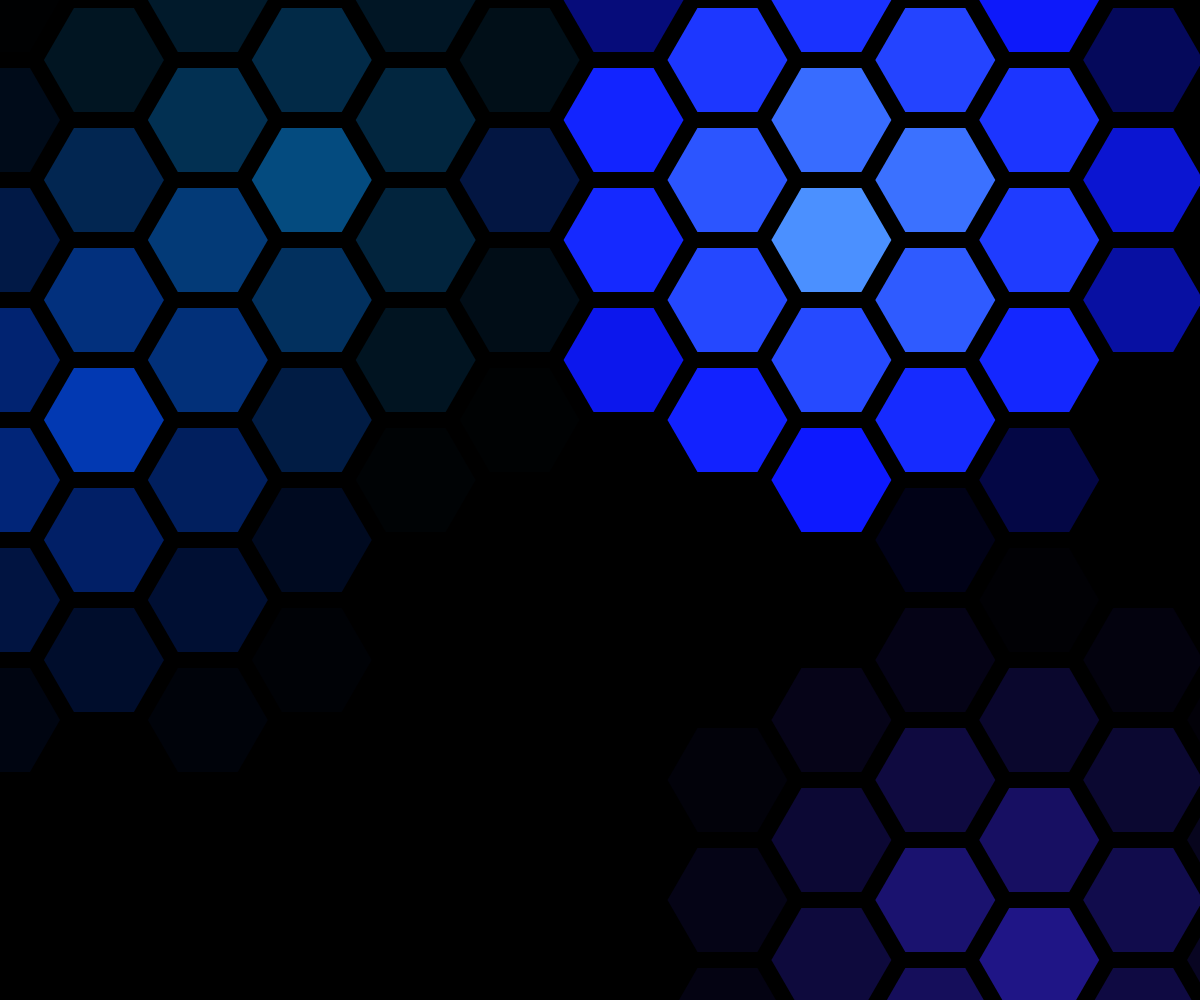
Frame 1 (no input)
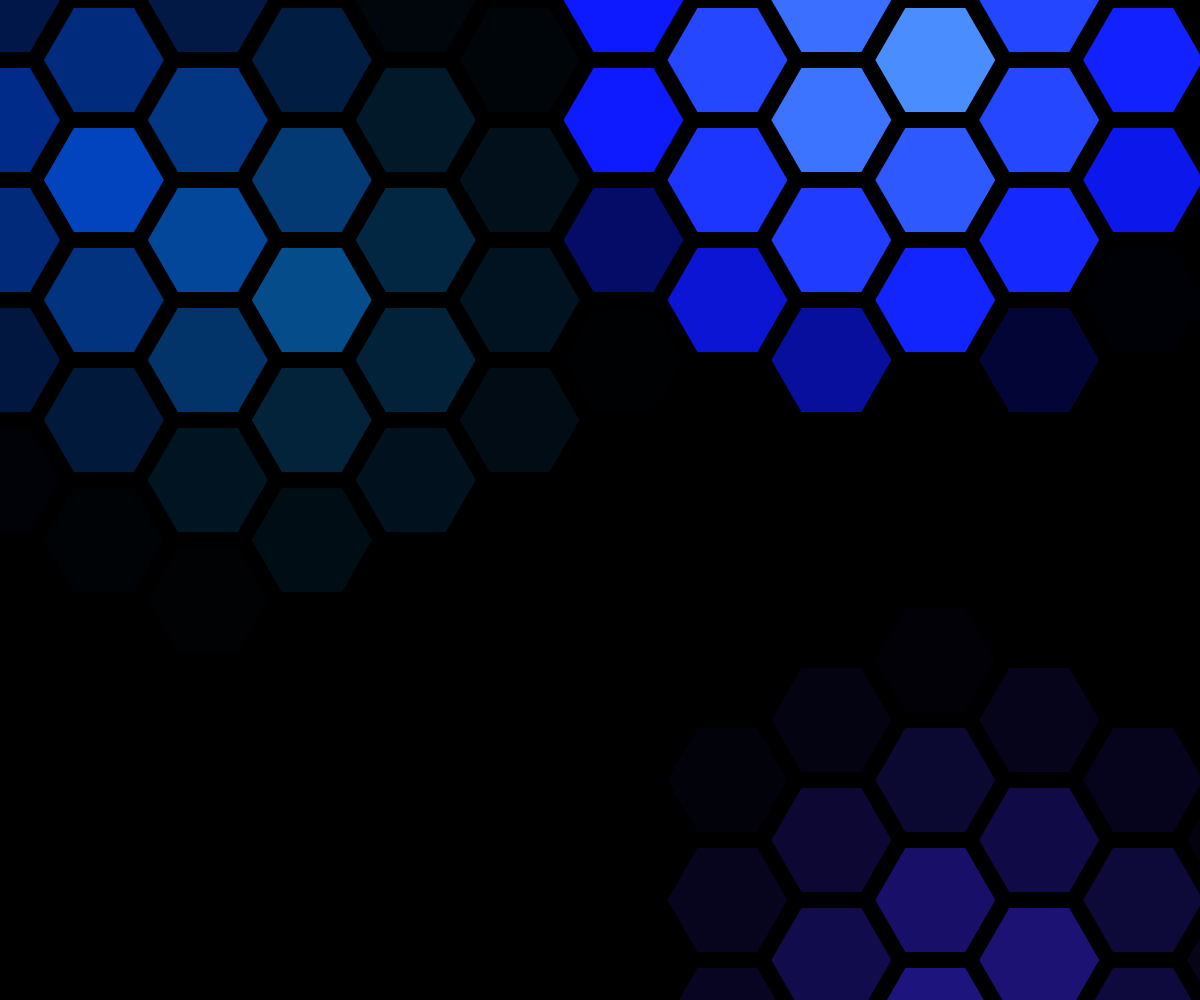
Frame 60 (no input)
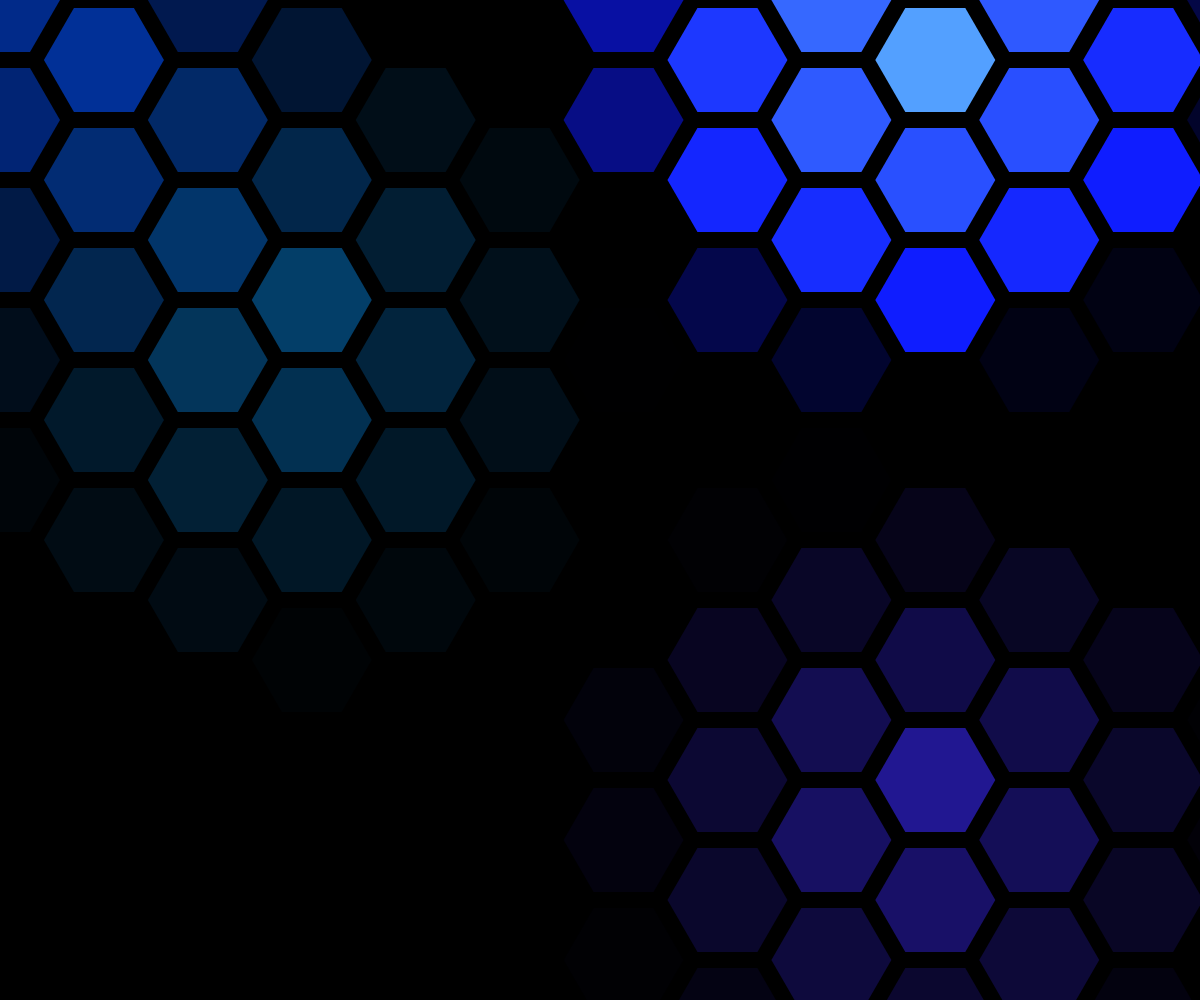
Frame 120 (the mouse pressed at the canvas centre since frame 60)

The p5.js sketch that drew these frames (run headless with seeded random() and noise() and a simulated clock; from frame 60 on, the mouse is pressed at the canvas centre):

// p5.js sketch
// ── sketch.js
const DEBUG = false;

const firstConfig = new Config({
  aperture: 1 / 5,
  background: "black",
  colors: [
    new FColor(128, 0, 0),
    new FColor(0, 256, 0),
    new FColor(100, 100, 100),
    new FColor(240, 3, 252),
    new FColor(240, 3, 252),
    new FColor(240, 3, 252),
  ],
  feather: 2 / 9,
  hexColor: new FColor(0, 10, 0),
  hexSize: 50,
  movementMode: MovementMode.WRAP_WITH_MARGIN,
  pointSpreadFactors: { x: 1, y: 1 },
});
const bounceConfig = new Config({
  aperture: 2 / 20,
  background: new FColor(0, 0, 0),
  colors: [
    new FColor(60, 237, 57),
    new FColor(240, 3, 252),
    new FColor(255, 94, 0),
    new FColor(7, 60, 235),
  ],
  feather: 3 / 9,
  hexColor: new FColor(5, 5, 5),
  hexSize: 80,
  movementMode: MovementMode.HARD_WALLS,
  pointSpreadFactors: { x: 1, y: 1 },
});
const blueConfig = new Config({
  background: new FColor(0, 0, 0),
  colors: [
    new FColor(115, 221, 2240),
    new FColor(5, 99, 166),
    new FColor(2, 74, 242),
    new FColor(48, 33, 209),
  ],
  hexSize: 120,
  aperture: 0.05,
  feather: 2,
});

const config = blueConfig;

let points = [];
let hexes = [];
let colors;

let hexCountX;
let hexCountY;

let lastWindowWidth;
let lastWindowHeight;

function setup() {
  createCanvas(windowWidth, windowHeight);
  lastWindowWidth = windowWidth;
  lastWindowHeight = windowHeight;

  const initialSpreadX = (config.pointSpreadFactors.x * windowWidth) / 2;
  const initialSpreadY = (config.pointSpreadFactors.y * windowHeight) / 2;
  points = [];
  for (i = 0; i < config.colors.length; i++) {
    points.push(
      new Point(
        initialSpreadX + random(-initialSpreadX, initialSpreadX),
        initialSpreadY + random(-initialSpreadY, initialSpreadY),
        config.colors[i]
      )
    );
  }

  resizeHexes();
}

function draw() {
  background(config.background);

  for (y = 0; y <= hexCountY; y++) {
    for (x = 0; x <= hexCountX; x++) {
      const h = hexes[y][x];
      h.draw(points);
    }
  }

  for (i = 0; i < points.length; i++) {
    const p = points[i];
    p.draw();
    p.move();
  }

  if (DEBUG) {
    push();
    noStroke();
    fill("lightgray");
    textSize(20);
    textAlign(LEFT, CENTER);
    text(round(frameRate(), 1), 10, 10);
    pop();
  }
}

function mousePressed() {
  if (
    mouseX > 0 &&
    mouseX < windowWidth &&
    mouseY > 0 &&
    mouseY < windowHeight
  ) {
    const fs = fullscreen();
    fullscreen(!fs);
  }
}

function windowResized() {
  resizeCanvas(windowWidth, windowHeight);
  resizeHexes();
  resizePoints();
  lastWindowWidth = windowWidth;
  lastWindowHeight = windowHeight;
}

function resizeHexes() {
  hexCountX = windowWidth / config.hexSize / (2 / 3);
  hexCountY = windowHeight / config.hexSize + 1;

  hexes = [];
  for (y = 0; y <= hexCountY; y++) {
    hexes[y] = [];
    for (x = 0; x <= hexCountX; x++) {
      const verticalOffset = (x % 2) * (config.hexSize / 2);
      const h = new Hex(
        x * config.hexSize * (sqrt(3) / 2),
        y * config.hexSize + verticalOffset,
        config.hexSize
      );
      hexes[y].push(h);
    }
  }
}

function resizePoints() {
  for (i = 0; i < points.length; i++) {
    const existing = points[i];
    points[i] = new Point(
      (existing.x / lastWindowWidth) * windowWidth,
      (existing.y / lastWindowHeight) * windowHeight,
      existing.color
    );
  }
}

// ── additive_blender.js
class AdditiveBlender {
  constructor(config) {
    this.config = config;
  }

  blend(inputColors) {
    let { r: newRed, g: newGreen, b: newBlue } = this.config.hexColor;
    for (i = 0; i < inputColors.length; i++) {
      newRed += inputColors[i].r;
      newGreen += inputColors[i].g;
      newBlue += inputColors[i].b;
    }
    return new FColor(newRed, newGreen, newBlue);
  }
}

// ── biased_additive_blender.js
class BiasedAdditiveBlender {
  constructor(baseColor, biasColor) {
    this.baseColor = baseColor ?? new FColor(0, 0, 0);
    this.biasColor = biasColor ?? new FColor(0, 0, 0);
  }

  blend(colors) {
    let { r: newRed, g: newGreen, b: newBlue } = this.baseColor;
    for (i = 0; i < colors.length; i++) {
      const newColor = colors[i];
      newRed += newColor.r + this.biasColor.r * (newColor.r / 256);
      newGreen += newColor.g + this.biasColor.g * (newColor.g / 256);
      newBlue += newColor.b + this.biasColor.b * (newColor.b / 256);
    }
    return new FColor(newRed, newGreen, newBlue);
  }
}

// ── bouncing_point.js
class BouncingPoint {
  constructor(x, y, color) {
    this.x = x;
    this.y = y;
    this.color = color;
    this.radius = 5;
    this.seed = random(0, 0.1);

    this.jitterScale = random(3, 10);
    this.xdrift = random(-2, 2);
    this.ydrift = random(4, -4);

    this.debugMode = "draw";
  }

  move() {
    const xnoise = noise(frameCount * (0.03 + this.seed));
    const ynoise = noise(frameCount * (0.04 + this.seed));
    const xinc =
      map(xnoise, 0, 1, -this.jitterScale, this.jitterScale) + this.xdrift;
    const yinc =
      map(ynoise, 0, 1, -this.jitterScale, this.jitterScale) + this.ydrift;

    if (DEBUG && this.debugMode === "increment") {
      console.log(round(xinc), round(yinc));
    }

    const newX = this.x + xinc;
    const newY = this.y + yinc;
    if (newX < 0 || newX > windowWidth) {
      this.xdrift *= -1;
    }
    if (newY < 0 || newY > windowHeight) {
      this.ydrift *= -1;
    }

    this.x = max(min(newX, windowWidth), 0);
    this.y = max(min(newY, windowHeight), 0);
  }

  // TODO extract shared drawing code to a PointRenderer or something
  draw() {
    if (DEBUG && this.debugMode !== "none") {
      push();
      noStroke();
      fill(this.color.p5());
      if (
        this.x > 0 &&
        this.y > 0 &&
        this.x < windowWidth &&
        this.y < windowHeight
      ) {
        push();
        fill(config.background);
        circle(this.x, this.y, this.radius + 1);
        pop();

        circle(this.x, this.y, this.radius);
      }
      pop();
    }
  }
}

class BouncingPointFactory {
  build(x, y, color) {
    return new BouncingPoint(x, y, color);
  }
}

// ── bouncing_point_mover.js
class BouncingPointMover {
  constructor(sketch) {
    this.sketch = sketch;
    this.seed = this.sketch.random(0, 0.1);

    this.jitterScale = this.sketch.random(3, 10);
    this.xdrift = this.sketch.random(-2, 2);
    this.ydrift = this.sketch.random(4, -4);

    this.debugMode = "draw";
  }

  move(point) {
    const xnoise = this.sketch.noise(
      this.sketch.frameCount * (0.03 + this.seed)
    );
    const ynoise = this.sketch.noise(
      this.sketch.frameCount * (0.04 + this.seed)
    );
    const xinc =
      this.sketch.map(xnoise, 0, 1, -this.jitterScale, this.jitterScale) +
      this.xdrift;
    const yinc =
      this.sketch.map(ynoise, 0, 1, -this.jitterScale, this.jitterScale) +
      this.ydrift;

    if (this.sketch.DEBUG && this.debugMode === "increment") {
      console.log(Math.round(xinc), Math.round(yinc));
    }

    const newX = point.x + xinc;
    const newY = point.y + yinc;
    if (newX < 0 || newX > this.sketch.windowWidth) {
      this.xdrift *= -1;
    }
    if (newY < 0 || newY > this.sketch.windowHeight) {
      this.ydrift *= -1;
    }

    point.x = Math.max(Math.min(newX, this.sketch.windowWidth), 0);
    point.y = Math.max(Math.min(newY, this.sketch.windowHeight), 0);
  }
}

// ── config.js
const BlendMode = {
  ADD: 0,
  MODULO: 1,
  FRACTIONAL: 2,
  BIASED_ADD: 3,
};

const MovementMode = {
  HARD_WALLS: 0,
  WRAP: 1,
  WRAP_WITH_MARGIN: 2,
};

// because we'll be passing this value to p5's background(), it needs to be a p5 Color
function parseBackground(incoming) {
  if (incoming instanceof FColor) {
    return incoming.p5();
  } else {
    const p = new p5(); // triggering "global mode" so we can use color()
    const result = color(incoming);
    delete p;
    return result;
  }
}

class Config {
  constructor({
    aperture,
    background,
    biasColor,
    blender,
    colorListMultiplier,
    colors,
    feather,
    hexColor,
    hexSize,
    movementMode,
    pointFactory,
    pointSpreadFactors,
  }) {
    this.aperture = aperture ?? 0.5; // higher = wider

    this.background = parseBackground(background ?? new FColor(0, 0, 0));
    this.hexColor = hexColor ?? new FColor(0, 0, 0);

    this.biasColor = biasColor ?? new FColor(0, 0, 0);
    this.blender = blender ?? new AdditiveBlender(this.hexColor);

    this.colorListMultiplier = colorListMultiplier ?? 1;
    this.colors = [];
    for (let i = 0; i < this.colorListMultiplier; i++) {
      this.colors = this.colors.concat(colors ?? []);
    }

    this.feather = feather ?? 0.1; // higher = fuzzier (undefined at 0)

    // TODO when hexes get large, wrapping gets jerky
    this.hexSize = hexSize ?? 100;

    this.movementMode = movementMode ?? MovementMode.HARD_WALLS;
    this.pointFactory = pointFactory ?? new BouncingPointFactory();

    this.pointSpreadFactors = pointSpreadFactors ?? { x: 1, y: 1 };
  }
}

// ── fast_color.js
// If we're doing everything in RGB, we don't need all the fancy features of p5's Color
// (and in particular we don't need the cost of parsing red() / green() / blue() every
// time we want to extract a component!) If this is *still* slow, we could also just use
// a raw array with indices.
class FColor {
  constructor(r, g, b) {
    this.r = r;
    this.g = g;
    this.b = b;
  }

  toString() {
    return `(${this.r}, ${this.g}, ${this.b})`;
  }

  p5() {
    return color(this.r, this.g, this.b);
  }
}

// ── fractional_blender.js
class FractionalBlender {
  constructor(config) {
    this.config = config;
  }

  blend(colors) {
    let { r: newRed, g: newGreen, b: newBlue } = this.config.hexColor;
    for (i = 0; i < colors.length; i++) {
      // Note: at one point, we were doing
      //   component = (component + new_component) / colors.length
      // which is very different and produces exponentially-dark colors by count.
      // This blender is already one that I don't like the look of much, so...I'm
      // leaving it as-is for now, and we could split it out into separate
      // blenders later.
      newRed = newRed + colors[i].r / colors.length;
      newGreen = newGreen + colors[i].g / colors.length;
      newBlue = newBlue + colors[i].b / colors.length;
    }
    return new FColor(newRed, newGreen, newBlue);
  }
}

// ── hex.js
const HEX_DEBUG_MODE = "none";

function mapRGBToBackground(value, currentMinimum, currentMaximum, startColor) {
  const newRed = map(
    value,
    currentMinimum,
    currentMaximum,
    startColor.r,
    config.hexColor.r
  );
  const newGreen = map(
    value,
    currentMinimum,
    currentMaximum,
    startColor.g,
    config.hexColor.g
  );
  const newBlue = map(
    value,
    currentMinimum,
    currentMaximum,
    startColor.b,
    config.hexColor.b
  );

  return new FColor(newRed, newGreen, newBlue);
}

function colorFalloff(coloredPoint, referencePoint) {
  const aperturePower = 1 / (config.feather * 2); // aka (feather * 2)th root of squared distance

  // the farthest any hex can be from any point is to be in diagonally-opposed corners
  const maxDistance = pow(
    (windowWidth * windowWidth + windowHeight * windowHeight) * config.aperture,
    aperturePower
  );

  const xdist = coloredPoint.x - referencePoint.x;
  const ydist = coloredPoint.y - referencePoint.y;
  // without clamping to maxDistance, this can easily go to Infinity...or at least it doesn't look as pretty
  const actualDistance = min(
    maxDistance,
    pow(xdist * xdist + ydist * ydist, aperturePower)
  );

  return mapRGBToBackground(actualDistance, 0, maxDistance, coloredPoint.color);
}

function blendRGBs(startingColors) {
  // not using it for the moment, but here's an opportunity to munge the list of colors
  // which contribute to the final resulting color
  const colors = startingColors;
  // const threshold = -1
  // for (i = 0; i < startingColors.length; i++) {
  //   const c = startingColors[i]
  //   if (red(c) > threshold || green(c) > threshold || blue(c) > threshold) {
  //     colors.push(c)
  //   }
  // }

  let result = config.hexColor;
  for (i = 0; i < colors.length; i++) {
    const newColor = colors[i];
    const newRed = result.r + newColor.r;
    const newGreen = result.g + newColor.g;
    const newBlue = result.b + newColor.b;
    result = new FColor(newRed, newGreen, newBlue);
  }
  return result;
}

class Hex {
  constructor(x, y, size) {
    this.x = x;
    this.y = y;
    this.radius = size / 2;

    this.color = config.hexColor;
    this.id = `(${round(this.x)},${round(this.y)})`;

    const heightFactor = 1;
    const widthFactor = sqrt(3) / 2;

    this.top = this.x + this.radius * heightFactor;
    this.midtop = this.x + this.radius / 2;
    this.midbottom = this.x - this.radius / 2;
    this.bottom = this.x - this.radius * heightFactor;

    this.left = this.y - this.radius * widthFactor;
    this.center = this.y;
    this.right = this.y + this.radius * widthFactor;

    this.vertices = [
      { x: this.top, y: this.center },
      { x: this.midtop, y: this.right },
      { x: this.midbottom, y: this.right },
      { x: this.bottom, y: this.center },
      { x: this.midbottom, y: this.left },
      { x: this.midtop, y: this.left },
      { x: this.top, y: this.center },
    ];
  }

  draw(points) {
    const colors = [];
    for (i = 0; i < points.length; i++) {
      const c = colorFalloff(points[i], this);
      colors.push(c);
    }
    this.color = blendRGBs(colors);

    if (!(DEBUG && HEX_DEBUG_MODE === "invisible")) {
      push();
      noStroke();
      fill(this.color.p5());
      beginShape();
      for (i = 0; i < this.vertices.length; i++) {
        const v = this.vertices[i];
        vertex(v.x, v.y);
      }
      endShape();
      pop();
    }

    if (DEBUG) {
      push();
      if (HEX_DEBUG_MODE === "position") {
        noStroke();
        fill("black");
        textSize(10);
        textAlign(CENTER, CENTER);
        text(this.id, this.x, this.y);
      } else if (HEX_DEBUG_MODE === "color") {
        noStroke();
        fill("lightgray");
        textSize(10);
        textAlign(CENTER, CENTER);
        text(this.color.toString(), this.x, this.y);
      }
      pop();
    }
  }
}

// ── margin_wrapping_point.js
class MarginWrappingPoint {
  constructor(x, y, color) {
    this.x = x;
    this.y = y;
    this.color = color;
    this.radius = 5;
    this.seed = random(0, 0.1);

    this.jitterScale = random(3, 10);
    this.xdrift = random(-2, 2);
    this.ydrift = random(4, -4);
    this.marginFactor = 3;

    this.debugMode = "draw";
  }

  move() {
    const xnoise = noise(frameCount * (0.03 + this.seed));
    const ynoise = noise(frameCount * (0.04 + this.seed));
    const xinc =
      map(xnoise, 0, 1, -this.jitterScale, this.jitterScale) + this.xdrift;
    const yinc =
      map(ynoise, 0, 1, -this.jitterScale, this.jitterScale) + this.ydrift;

    if (DEBUG && this.debugMode === "increment") {
      console.log(round(xinc), round(yinc));
    }

    // TODO it would be great to have a *second* copy of each point, offset by one window unit
    const wrapWidth = windowWidth * this.marginFactor;
    const wrapHeight = windowHeight * this.marginFactor;
    const xOffset = (wrapWidth - windowWidth) / this.marginFactor;
    const yOffset = (wrapHeight - windowHeight) / this.marginFactor;

    this.x = ((wrapWidth + this.x + xinc + xOffset) % wrapWidth) - xOffset;
    this.y = ((wrapHeight + this.y + yinc + yOffset) % wrapHeight) - yOffset;
    if (DEBUG && this.debugMode === "position") {
      console.log(round(this.x), round(this.y), "[", xOffset, yOffset, "]");
    }
  }

  // TODO extract shared drawing code to a PointRenderer or something
  draw() {
    if (DEBUG && this.debugMode !== "none") {
      push();
      noStroke();
      fill(this.color.p5());
      if (
        this.x > 0 &&
        this.y > 0 &&
        this.x < windowWidth &&
        this.y < windowHeight
      ) {
        push();
        fill(config.background);
        circle(this.x, this.y, this.radius + 1);
        pop();

        circle(this.x, this.y, this.radius);
      }
      pop();
    }
  }
}

class MarginWrappingPointFactory {
  build(x, y, color) {
    return new MarginWrappingPoint(x, y, color);
  }
}

// ── margin_wrapping_point_mover.js
class MarginWrappingPointMover {
  constructor(sketch) {
    this.sketch = sketch;
    this.seed = this.sketch.random(0, 0.1);

    this.jitterScale = this.sketch.random(3, 10);
    this.xdrift = this.sketch.random(-2, 2);
    this.ydrift = this.sketch.random(4, -4);
    this.marginFactor = 3;

    this.debugMode = "draw";
  }

  move(point) {
    const xnoise = this.sketch.noise(
      this.sketch.frameCount * (0.03 + this.seed)
    );
    const ynoise = this.sketch.noise(
      this.sketch.frameCount * (0.04 + this.seed)
    );
    const xinc =
      this.sketch.map(xnoise, 0, 1, -this.jitterScale, this.jitterScale) +
      this.xdrift;
    const yinc =
      this.sketch.map(ynoise, 0, 1, -this.jitterScale, this.jitterScale) +
      this.ydrift;

    if (this.sketch.DEBUG && this.debugMode === "increment") {
      console.log(Math.round(xinc), Math.round(yinc));
    }

    // TODO it would be great to have a *second* copy of each point, offset by one window unit
    const wrapWidth = this.sketch.windowWidth * this.marginFactor;
    const wrapHeight = this.sketch.windowHeight * this.marginFactor;
    const xOffset = (wrapWidth - this.sketch.windowWidth) / this.marginFactor;
    const yOffset = (wrapHeight - this.sketch.windowHeight) / this.marginFactor;

    point.x = ((wrapWidth + point.x + xinc + xOffset) % wrapWidth) - xOffset;
    point.y = ((wrapHeight + point.y + yinc + yOffset) % wrapHeight) - yOffset;
    if (this.sketch.DEBUG && this.debugMode === "position") {
      console.log(
        Math.round(point.x),
        Math.round(point.y),
        "[",
        xOffset,
        yOffset,
        "]"
      );
    }
  }
}

// ── modulo_blender.js
class ModuloBlender {
  constructor(config) {
    this.config = config;
  }

  blend(colors) {
    let { r: newRed, g: newGreen, b: newBlue } = this.config.hexColor;
    for (i = 0; i < colors.length; i++) {
      newRed += colors[i].r;
      newGreen += colors[i].g;
      newBlue += colors[i].b;
    }
    return new FColor(newRed % 256, newGreen % 256, newBlue % 256);
  }
}

// ── point.js
const POINT_DEBUG_MODE = "draw";

// TODO could be interesting to try a different approach to falloff, where points have defined radii. That way we can
// explicitly know when they're offscreen rather than guessing with very large margins, etc.
class Point {
  constructor(x, y, color) {
    this.x = x;
    this.y = y;
    this.color = color;
    this.radius = 5;
    this.seed = random(0, 0.1);

    this.jitterScale = random(3, 10);
    this.xdrift = random(-2, 2);
    this.ydrift = random(4, -4);
  }

  move() {
    const xnoise = noise(frameCount * (0.03 + this.seed));
    const ynoise = noise(frameCount * (0.04 + this.seed));
    const xinc =
      map(xnoise, 0, 1, -this.jitterScale, this.jitterScale) + this.xdrift;
    const yinc =
      map(ynoise, 0, 1, -this.jitterScale, this.jitterScale) + this.ydrift;

    if (DEBUG && POINT_DEBUG_MODE === "increment") {
      console.log(round(xinc), round(yinc));
    }

    switch (config.movementMode) {
      case MovementMode.WRAP: {
        this.x = (windowWidth + this.x + xinc) % windowWidth;
        this.y = (windowHeight + this.y + yinc) % windowHeight;
        break;
      }
      case MovementMode.WRAP_WITH_MARGIN: {
        // TODO it would be great to have a *second* copy of each point, offset by one window unit
        const marginFactor = 3;
        const wrapWidth = windowWidth * marginFactor;
        const wrapHeight = windowHeight * marginFactor;
        const xOffset = (wrapWidth - windowWidth) / marginFactor;
        const yOffset = (wrapHeight - windowHeight) / marginFactor;

        this.x = ((wrapWidth + this.x + xinc + xOffset) % wrapWidth) - xOffset;
        this.y =
          ((wrapHeight + this.y + yinc + yOffset) % wrapHeight) - yOffset;
        if (DEBUG && POINT_DEBUG_MODE === "position") {
          console.log(round(this.x), round(this.y), "[", xOffset, yOffset, "]");
        }
        break;
      }
      case MovementMode.HARD_WALLS:
      default: {
        const newX = this.x + xinc;
        const newY = this.y + yinc;
        if (newX < 0 || newX > windowWidth) {
          this.xdrift *= -1;
        }
        if (newY < 0 || newY > windowHeight) {
          this.ydrift *= -1;
        }

        this.x = max(min(newX, windowWidth), 0);
        this.y = max(min(newY, windowHeight), 0);
        break;
      }
    }
  }

  draw() {
    if (DEBUG && POINT_DEBUG_MODE !== "none") {
      push();
      noStroke();
      fill(this.color.p5());
      if (
        this.x > 0 &&
        this.y > 0 &&
        this.x < windowWidth &&
        this.y < windowHeight
      ) {
        push();
        fill(config.background);
        circle(this.x, this.y, this.radius + 1);
        pop();

        circle(this.x, this.y, this.radius);
      }
      pop();
    }
  }
}

// ── wrapping_point.js
class WrappingPoint {
  constructor(x, y, color) {
    this.x = x;
    this.y = y;
    this.color = color;
    this.radius = 5;
    this.seed = random(0, 0.1);

    this.jitterScale = random(3, 10);
    this.xdrift = random(-2, 2);
    this.ydrift = random(4, -4);

    this.debugMode = "draw";
  }

  move() {
    const xnoise = noise(frameCount * (0.03 + this.seed));
    const ynoise = noise(frameCount * (0.04 + this.seed));
    const xinc =
      map(xnoise, 0, 1, -this.jitterScale, this.jitterScale) + this.xdrift;
    const yinc =
      map(ynoise, 0, 1, -this.jitterScale, this.jitterScale) + this.ydrift;

    if (DEBUG && this.debugMode === "increment") {
      console.log(round(xinc), round(yinc));
    }

    this.x = (windowWidth + this.x + xinc) % windowWidth;
    this.y = (windowHeight + this.y + yinc) % windowHeight;
  }

  // TODO extract shared drawing code to a PointRenderer or something
  draw() {
    if (DEBUG && this.debugMode !== "none") {
      push();
      noStroke();
      fill(this.color.p5());
      if (
        this.x > 0 &&
        this.y > 0 &&
        this.x < windowWidth &&
        this.y < windowHeight
      ) {
        push();
        fill(config.background);
        circle(this.x, this.y, this.radius + 1);
        pop();

        circle(this.x, this.y, this.radius);
      }
      pop();
    }
  }
}

class WrappingPointFactory {
  build(x, y, color) {
    return new WrappingPoint(x, y, color);
  }
}

// ── wrapping_point_mover.js
class WrappingPointMover {
  constructor(sketch) {
    this.sketch = sketch;
    this.seed = this.sketch.random(0, 0.1);

    this.jitterScale = this.sketch.random(3, 10);
    this.xdrift = this.sketch.random(-2, 2);
    this.ydrift = this.sketch.random(4, -4);

    this.debugMode = "draw";
  }

  move(point) {
    const xnoise = this.sketch.noise(
      this.sketch.frameCount * (0.03 + this.seed)
    );
    const ynoise = this.sketch.noise(
      this.sketch.frameCount * (0.04 + this.seed)
    );
    const xinc =
      this.sketch.map(xnoise, 0, 1, -this.jitterScale, this.jitterScale) +
      this.xdrift;
    const yinc =
      this.sketch.map(ynoise, 0, 1, -this.jitterScale, this.jitterScale) +
      this.ydrift;

    if (this.sketch.DEBUG && this.debugMode === "increment") {
      console.log(this.sketch.round(xinc), this.sketch.round(yinc));
    }

    point.x =
      (this.sketch.windowWidth + point.x + xinc) % this.sketch.windowWidth;
    point.y =
      (this.sketch.windowHeight + point.y + yinc) % this.sketch.windowHeight;
  }
}
